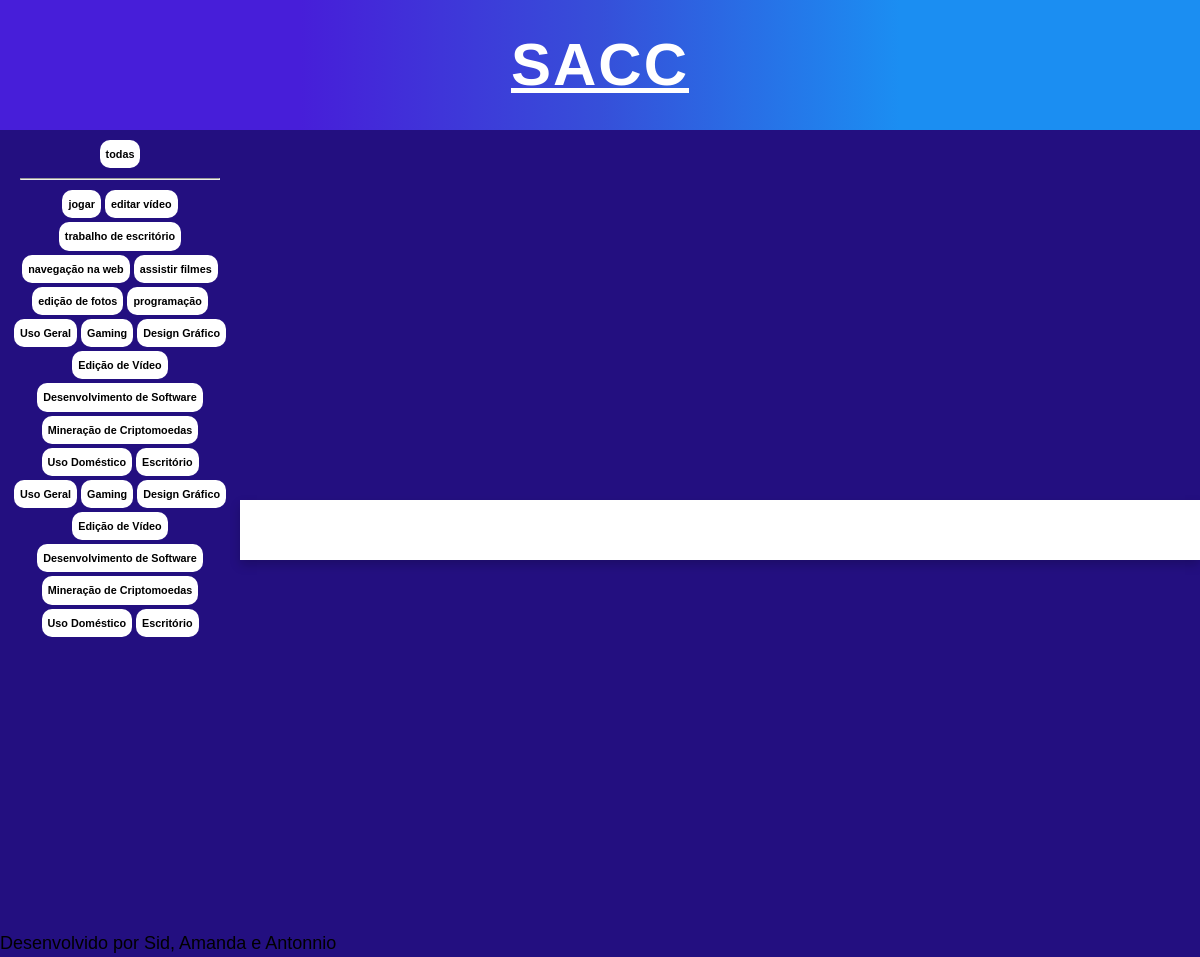
The app's page /static/pages/explorar.php with its own data.
### tables this page shows
CREATE TABLE `tipodeuso` (
  `id` int(11) NOT NULL,
  `nome` varchar(255) NOT NULL
);

### static/pages/explorar.php (the view, shortened to what this page needs)
<!DOCTYPE html>
<html lang="pt-br">
<head>
    <link rel="stylesheet" href="../css/stylesexplorar.css">
</head>
<body>
    <div class="container">
        <header>
            <h1>SACC</h1>
        </header>
        <main>
            <div class="explorer">
                <?php
                include_once("../php/includes/conexao.php");
                $sql = "SELECT * FROM `tipodeuso`";
                $tiposuso = $conexao->query($sql);
                $tiposuso = $tiposuso->fetchAll();
                ?>
                <div class="TagsSelecionadas">
                    <?php
                    echo '<div class="tag" id="tag-geral">'
                        .   'todas'
                        . '</div>';
                    ?>
                </div>
                <hr style="margin: 10px" />
                <div class=" TagsNaoSelecionadas">
                    <?php
                    foreach ($tiposuso as $t) {
                        echo '<div class="tag" id="tag-add-' . $t['id'] . '">'
                            . $t['nome']
                            .   '<div class="tag-command" >'
                            .       '<div class="tag-add" onClick="addFilter(`' . $t['id'] . '`)">+</div>'
                            .   '</div>'
                            . '</div>';
                    }
                    ?>
                </div>
            </div>
            <div class="cardselection" id="cardselection">
            </div>
        </main>
        <footer>
            <p>Desenvolvido por Sid, Amanda e Antonnio</p>
        </footer>
    </div>
</body>

### static/css/stylesexplorar.css (style rules this page uses)
* { margin: 0; padding: 0; box-sizing: border-box; font-family: Arial, Helvetica, sans-serif; line-height: 1.5; }
body { background: #230f80; }
header { background: rgb(71, 30, 217); background: linear-gradient(90deg, rgba(71, 30, 217, 1) 25%, rgba(54, 79, 217, 1) 50%, rgba(27, 142, 242, 1) 75%); text-align: center; padding: 20px; color: #fff; font-size: 30px; font-weight: 600; text-transform: uppercase; letter-spacing: 2px; text-decoration: underline 5px solid #fff; box-shadow: 0 5px 10px rgba(0, 0, 0, 0.2); }
main { min-height: 100vh; display: flex; justify-content: center; background-color: #230f80; }
.container { width: 100%; }
.explorer { padding: 10px; width: 20%; }
.cardselection { background-color: #fff; padding: 30px; width: 80%; margin: auto; box-shadow: 0 5px 10px rgba(0, 0, 0, 0.2); display: flex; flex-wrap: wrap; justify-content: center; align-items: center; }
.TagsNaoSelecionadas { display: flex; flex-direction: row; flex-wrap: wrap; justify-content: center; width: 100%; gap: 4px; }
.TagsSelecionadas { display: flex; flex-direction: row; flex-wrap: wrap; justify-content: center; width: 100%; gap: 4px; }
.tag { position: relative; background-color: #fff; border-radius: 10px; padding: 6px; cursor: pointer; transition: all 0.2s ease-in-out; font-size: 0.9vw; font-weight: bold; }
footer p { font-size: 18px; font-weight: 500; }

### records on screen
tipodeuso: nome "jogar"
tipodeuso: nome "editar vídeo"
tipodeuso: nome "trabalho de escritório"
tipodeuso: nome "navegação na web"
tipodeuso: nome "assistir filmes"
tipodeuso: nome "edição de fotos"
tipodeuso: nome "programação"
tipodeuso: nome "Uso Geral"
tipodeuso: nome "Gaming"
tipodeuso: nome "Design Gráfico"
tipodeuso: nome "Edição de Vídeo"
tipodeuso: nome "Desenvolvimento de Software"
tipodeuso: nome "Mineração de Criptomoedas"
tipodeuso: nome "Uso Doméstico"
tipodeuso: nome "Escritório"
tipodeuso: nome "Uso Geral"
tipodeuso: nome "Gaming"
tipodeuso: nome "Design Gráfico"
tipodeuso: nome "Edição de Vídeo"
tipodeuso: nome "Desenvolvimento de Software"
tipodeuso: nome "Mineração de Criptomoedas"
tipodeuso: nome "Uso Doméstico"
tipodeuso: nome "Escritório"
